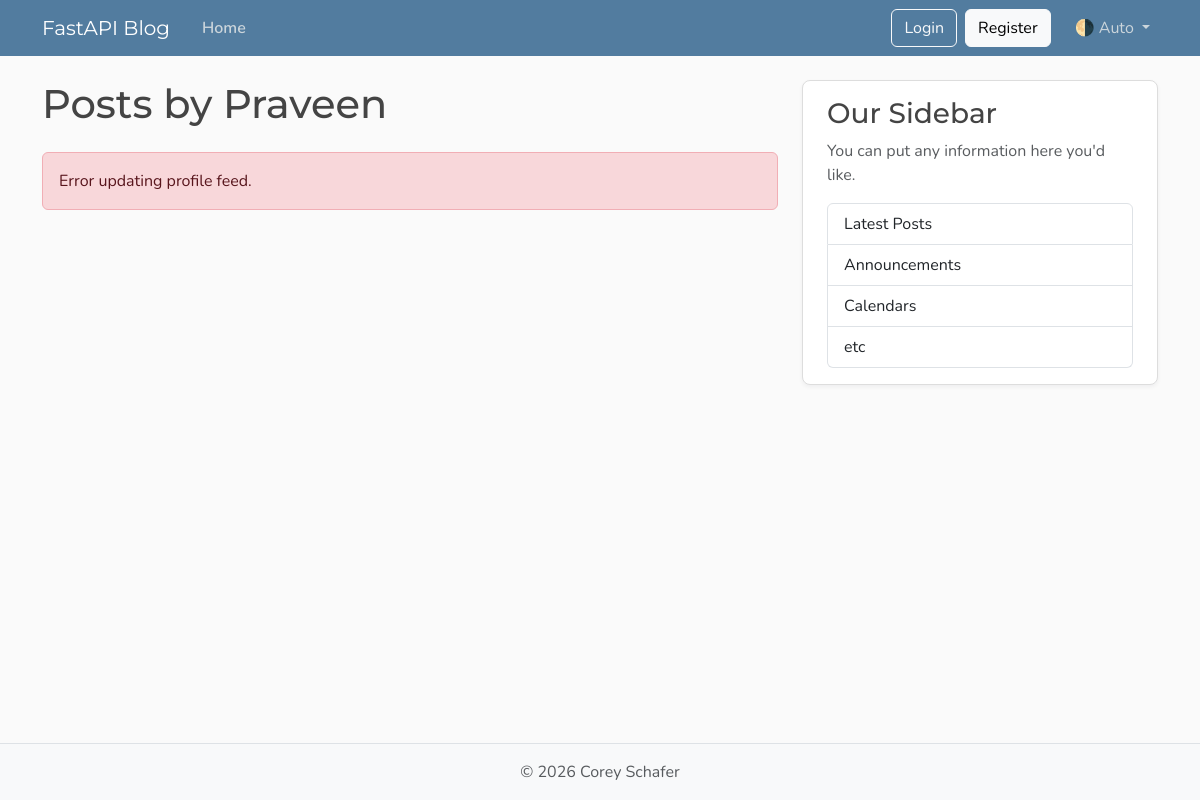
The page /users/2/posts on the database as committed earlier.
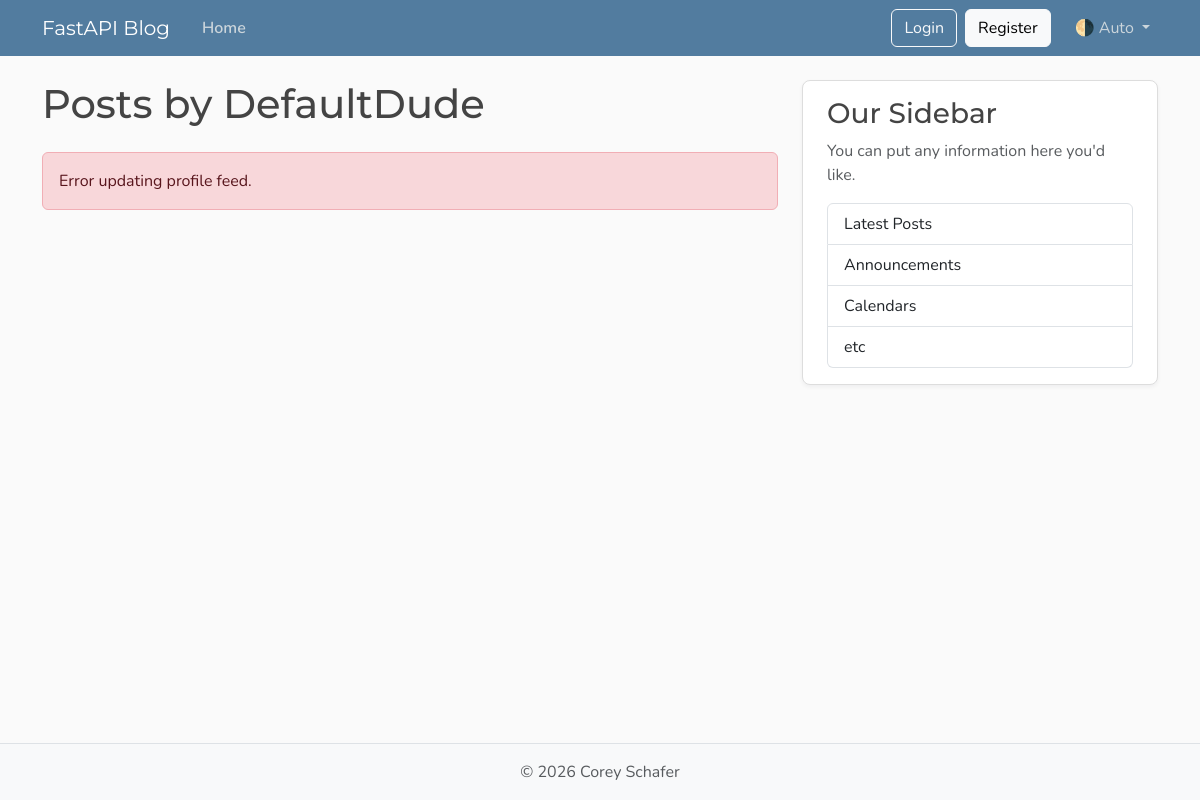
The same page on the database as committed later.
### models.py (models this page shows, shortened)
class User(Base):
    __tablename__ = "users"
    id: Mapped[int] = mapped_column(Integer, primary_key=True, index=True)
    username: Mapped[str] = mapped_column(String(50), unique=True, nullable=False)
    email: Mapped[str] = mapped_column(String(120), unique=True, nullable=False)
    password_hash: Mapped[str] = mapped_column(String(200), nullable=False)
    image_file: Mapped[str | None] = mapped_column(String(200), nullable=True, default=None)
    posts: Mapped[list[Post]] = relationship(
        back_populates="author",
        cascade="all, delete-orphan"
    )

### main.py (the view)
@app.get(
    "/users/{user_id}/posts",
    include_in_schema=False,
    name="user_posts",
)
async def user_posts_page(
    request: Request,
    user_id: int,
    db: Annotated[AsyncSession, Depends(get_db)],
):
    user = (
        await db.execute(
            select(models.User).where(models.User.id == user_id)
        )
    ).scalars().first()
    if not user:
        raise HTTPException(
            status_code=status.HTTP_404_NOT_FOUND,
            detail="User not found",
        )
    return templates.TemplateResponse(
        request=request,
        name="user_posts.html",
        context={
            "user": user,
            "title": f"{user.username}'s Posts",
        },
    )

### templates/user_posts.html (shortened to what this page needs)
{% extends "layout.html" %}
{% block content %}
    <h1 class="mb-4">Posts by {{ user.username if user else "User" }}</h1>
    <div id="postsContainer"></div>
{% endblock content %}

Rows that differ between the two databases and show on the page:
changed User: username "Praveen" → "DefaultDude"
